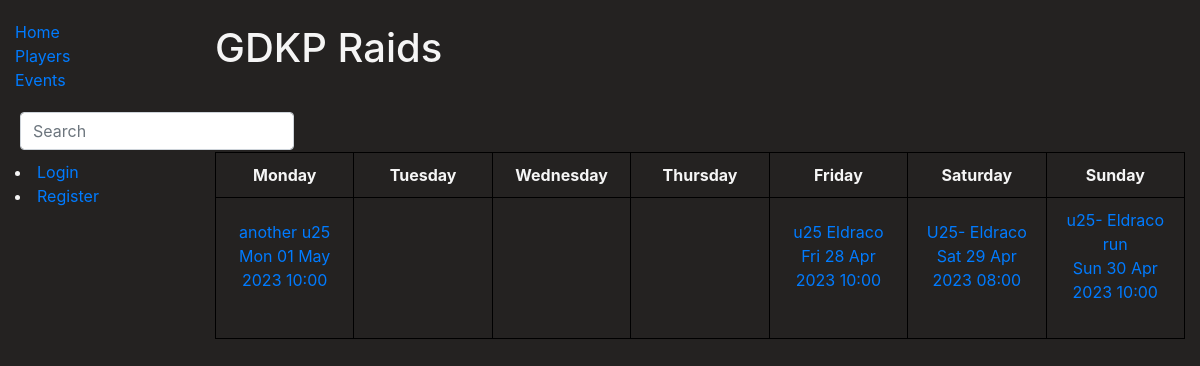
/library/events/, run on an earlier commit of the app's database.
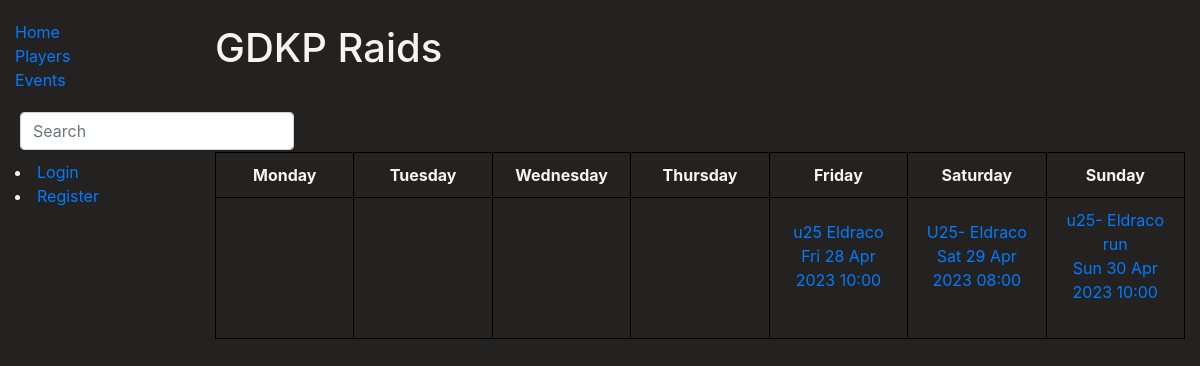
And on a later commit of the database.
### library/models.py (models this page shows, shortened)
class EventRegistration(models.Model):
    event_name = models.CharField('Event Name', max_length=50)
    event_date = models.DateTimeField('Event Date and Time', help_text='Select the event date and time')
    event_info = models.TextField('Event Info', max_length=1000, default='')
    registered_players = models.ManyToManyField(WowPlayer, related_name='events_registered', blank=True)
    class Meta:
        verbose_name = 'Event Registration'
        verbose_name_plural = 'Event Registrations'
        ordering = ['event_date']

### library/views.py (the view)
# urls.py: path('events/', EventRegistrationListView.as_view(), name='event-list'),
class EventRegistrationListView(ListView):
    model = EventRegistration
    template_name = 'event_list.html'
    def get_events_by_days(self):
        events = EventRegistration.objects.filter(event_date__gte=date.today())
        sorted_dict = {
            'Monday': [],
            'Tuesday': [],
            'Wednesday': [],
            'Thursday': [],
            'Friday': [],
            'Saturday': [],
            'Sunday': []
        }
        for event in events:
            event_weekday = event.event_date.weekday()
            match event_weekday:
                case 0:
                    sorted_dict['Monday'].append(event)
                case 1:
                    sorted_dict['Tuesday'].append(event)
                case 2:
                    sorted_dict['Wednesday'].append(event)
                case 3:
                    sorted_dict['Thursday'].append(event)
                case 4:
                    sorted_dict['Friday'].append(event)
                case 5:
                    sorted_dict['Saturday'].append(event)
                case 6:
                    sorted_dict['Sunday'].append(event)
        return sorted_dict
    def get_queryset(self):
        return self.get_events_by_days()

### library/templatetags/user_tags.py (called while the page is built)
@register.filter(name='has_group')
def has_group(user, group_name):
    return user.groups.filter(name=group_name).exists()

### library/templates/event_list.html (shortened to what this page needs)
{% extends 'base.html' %}
{% block content %}
<h1>GDKP Raids</h1>
{% load user_tags %}
<br>
<br><br>
{% if object_list %}
  <table>
    <thead>
      <tr>
        <th>Monday</th>
        <th>Tuesday</th>
        <th>Wednesday</th>
        <th>Thursday</th>
        <th>Friday</th>
        <th>Saturday</th>
        <th>Sunday</th>
      </tr>
    </thead>
    <tbody>
      <tr>
          <td>
            {% for event in object_list.Monday %}
              {% url 'event_details' event.id as event_url %}
              <a href="{{ event_url }}">{{ event.event_name }}<br>{{ event.event_date|date:"D d M Y H:i" }}</a><br><br>
            {% endfor %}
          </td>
          <td>
          </td>
          <td>
          </td>
          <td>
          </td>
          <td>
            {% for event in object_list.Friday %}
              {% url 'event_details' event.id as event_url %}
              <a href="{{ event_url }}">{{ event.event_name }}<br>{{ event.event_date|date:"D d M Y H:i" }}</a><br><br>
            {% endfor %}
          </td>
          <td>
            {% for event in object_list.Saturday %}
              {% url 'event_details' event.id as event_url %}
              <a href="{{ event_url }}">{{ event.event_name }}<br>{{ event.event_date|date:"D d M Y H:i" }}</a><br><br>
            {% endfor %}
          </td>
          <td>
            {% for event in object_list.Sunday %}
              {% url 'event_details' event.id as event_url %}
              <a href="{{ event_url }}">{{ event.event_name }}<br>{{ event.event_date|date:"D d M Y H:i" }}</a><br><br>
            {% endfor %}
          </td>
        </tr>
    </tbody>
  </table>
{% else %}
  <p>No events yet.</p>
{% endif %}
{% endblock %}

What changed in the data, as far as the page shows it:
removed EventRegistration: event_name "another u25", event_date "Mon 01 May 2023 10:00", shown under "GDKP Raids"
